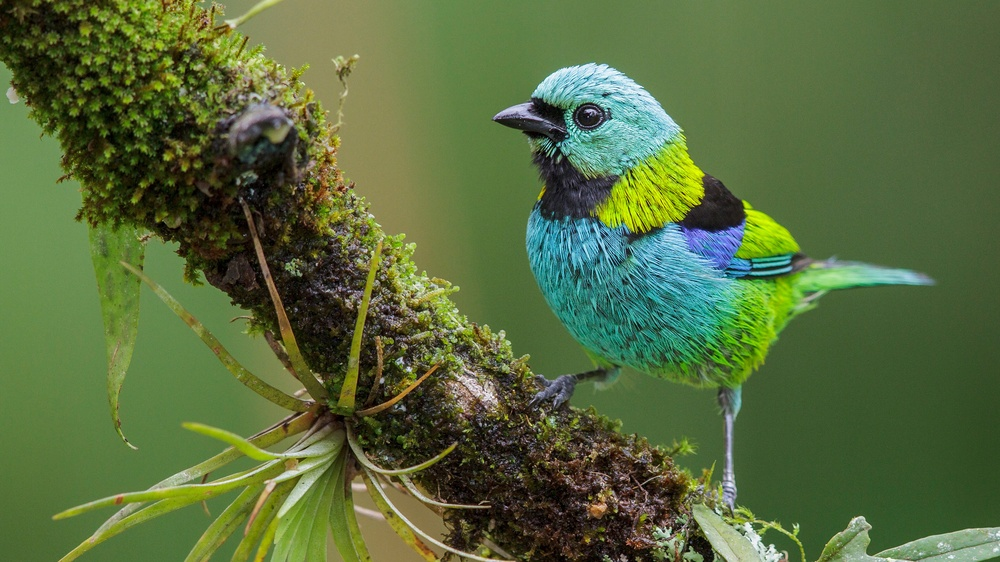
#> input picture bird.jpg, 1000 x 562 px, shrunk from 3840 x 2160 before the run
$ python validate.py --image bird.jpg
#> lines starting #> are read from the running program, lines starting #| are printed output that depends on the picture; long printed decimals are rounded
### blur_spatial.py
"""

Implements blur as explicit convolution with a kernel:
    g(x,y) = sum_{i,j} h(i,j) * f(x-i, y-j)

Two kernels are provided:
  - box_kernel(k):     uniform averaging filter, size k x k
  - gaussian_kernel(k, sigma): separable Gaussian filter, size k x k

Convolution is done two ways.
1: unoptimized - using convolution via a sliding-window of kernels:
  - manual_convolve2d()
2: optimized using OpenCV's function - runs much faster
  - cv2.filter2D()

HOW TO RUN
----------
python blur_spatial.py --image photo.jpg --kernel gaussian --size 15 --sigma 3
Outputs go to results/spatial_<kernel>_<size>.png
"""
import argparse, os
import cv2
import numpy as np


def box_kernel(k):
    return np.ones((k, k), dtype=np.float64) / (k * k)


def gaussian_kernel(k, sigma):
    ax = np.arange(k) - (k - 1) / 2.0
    xx, yy = np.meshgrid(ax, ax)
    kernel = np.exp(-(xx**2 + yy**2) / (2 * sigma**2))
    return kernel / kernel.sum()


# [16 lines left out: function manual_convolve2d, not called in this run]


def blur_image(img_bgr, kernel, fast=True):
    """Apply kernel to each channel. fast=True uses cv2.filter2D; fast=False uses the manual convolution function above."""
    channels = cv2.split(img_bgr.astype(np.float64)) # split the image as channels in the background
    out_channels = []
    for c in channels:
        if fast:
            # flip kernel to match true convolution, since filter2D does correlation by default
            out_channels.append(cv2.filter2D(c, -1, kernel[::-1, ::-1], borderType=cv2.BORDER_CONSTANT))
        else:
            out_channels.append(manual_convolve2d(c, kernel))
    return cv2.merge(out_channels)


# [17 lines that do not run on import are left out]

### blur_fourier.py
"""
Image blurring via the frequency-domain equivalent

A convolution in the spatial domain with kernel h is equivalent to
multiplication between the image's Fourier transform F and the kernel's Fourier transform H
followed by an inverse Fourier transform (just like how flipping the kernel yields a convolution vs a correlation)

    f(x,y) * h(x,y)   <-->   F(u,v) . H(u,v)


Steps implemented per channel:
  1. Zero-pad the kernel to the image size and place its center at (0,0)
     (via np.fft.ifftshift) so the Fast Fourier Transform (FFT) phase lines up with its spatial convolution.

  2. Do Fast Fourier Transforms on the image and the kernel, F = fft2(image), H = fft2(padded kernel)
  3. G = F * H            do element wise multiplication between the FFT of the img and the FFT of the kernel
  4. g = real(ifft2(G))   -> yields the blurred image by doing an Inverse FFT onto the FFT to convert it
                             back to the spatial domain from the frequency domain

HOW TO RUN
----------
python blur_fourier.py --image photo.jpg --kernel gaussian --size 15 --sigma 3
Outputs go to results/fourier_<kernel>_<size>.png and a magnitude-spectrum plot.
"""
import argparse, os
import cv2
import numpy as np
import matplotlib
matplotlib.use("Agg")
import matplotlib.pyplot as plt

from blur_spatial import box_kernel, gaussian_kernel


def pad_kernel_to_image(kernel, shape):
    """Place an odd-sized, centered kernel into a zero image of with the specified dimensions of `shape`
    with its center element wrapped to index (0,0) -- required for the FFT-multiplication
    result to align with the spatial convolution.

    Uses direct modular index placement rather than the np.fft.ifftshift function, because
    ifftshift's centering convention for even-length axes, where center = N//2,
    does not match true center placement for an odd-sized kernel, which
    silently shifts the result by one pixel on even-sized images."""
    H, W = shape
    kh, kw = kernel.shape
    cy, cx = kh // 2, kw // 2  # index of the center of the kernel --> kernel must have an odd size for this to be possible
    padded = np.zeros((H, W), dtype=np.float64)
    ii, jj = np.meshgrid(np.arange(kh), np.arange(kw), indexing="ij")
    dst_y = (ii - cy) % H
    dst_x = (jj - cx) % W
    padded[dst_y, dst_x] = kernel
    return padded


def blur_channel_fourier(channel, kernel):
    H, W = channel.shape
    F = np.fft.fft2(channel) # do FFT on the channel
    padded_kernel = pad_kernel_to_image(kernel, (H, W))
    Hf = np.fft.fft2(padded_kernel) # do FFT on the kernel
    G = F * Hf # do multiplication in the Fourier domain
    g = np.fft.ifft2(G) # return to the spatial domain via inverse FFT
    return np.real(g), F, Hf, G


def blur_image_fourier(img_bgr, kernel):
    channels = cv2.split(img_bgr.astype(np.float64))
    out_channels, spectra = [], []
    for c in channels:
        g, F, Hf, G = blur_channel_fourier(c, kernel)
        out_channels.append(g)
        spectra.append((F, Hf, G))
    return cv2.merge(out_channels), spectra


# [10 lines left out: function save_spectrum_plot, not called in this run]


# [17 lines that do not run on import are left out]

### validate.py
"""
validate.py -- Experimental validation: spatial convolution == Fourier multiplication
========================================================================================
CSc 8830 Computer Vision, Module 3

Runs the SAME kernel on the SAME image via both blur_spatial.blur_image (spatial
convolution) and blur_fourier.blur_image_fourier (FFT multiply), then reports how
close the two outputs are. They should match to floating-point precision aside from
boundary handling differences (spatial uses zero-padding at the border; Fourier
convolution is inherently circular/wrap-around) -- this boundary strip is the only
place you should see any real difference, which itself is evidence the theorem holds
in the interior of the image.

HOW TO RUN
----------
python validate.py --image photo.jpg --kernel gaussian --size 15 --sigma 3
Outputs: results/validation_<kernel>_<size>.png (side-by-side + diff heatmap)
         results/validation_<kernel>_<size>.json (MSE, max abs diff, PSNR)
"""
import argparse, json, os
import cv2
import numpy as np
import matplotlib
matplotlib.use("Agg")
import matplotlib.pyplot as plt

from blur_spatial import box_kernel, gaussian_kernel, blur_image
from blur_fourier import blur_image_fourier


def compare(img_bgr, kernel, border_crop=None):
    """border_crop: pixels to trim from each edge before comparing, to exclude
    the strip where zero-padding (spatial) vs. circular wrap (Fourier) differ."""
    spatial = blur_image(img_bgr, kernel, fast=True)
    fourier, _ = blur_image_fourier(img_bgr, kernel)

    if border_crop:
        b = border_crop
        spatial_c = spatial[b:-b, b:-b]
        fourier_c = fourier[b:-b, b:-b]
    else:
        spatial_c, fourier_c = spatial, fourier

    diff = spatial_c - fourier_c
    mse = float(np.mean(diff**2))
    max_abs = float(np.max(np.abs(diff)))
    psnr = float("inf") if mse == 0 else 20 * np.log10(255.0 / np.sqrt(mse))

    stats = {"mse": mse, "max_abs_diff": max_abs, "psnr_db": psnr,
             "border_cropped_px": border_crop or 0}
    return spatial, fourier, diff, stats


def save_report(img_bgr, spatial, fourier, diff, stats, out_path):
    def to_rgb(x):
        return cv2.cvtColor(np.clip(x, 0, 255).astype(np.uint8), cv2.COLOR_BGR2RGB)

    fig, ax = plt.subplots(1, 4, figsize=(16, 4.5))
    ax[0].imshow(to_rgb(img_bgr)); ax[0].set_title("original"); ax[0].axis("off")
    ax[1].imshow(to_rgb(spatial)); ax[1].set_title("spatial convolution"); ax[1].axis("off")
    ax[2].imshow(to_rgb(fourier)); ax[2].set_title("Fourier multiplication"); ax[2].axis("off")
    d = np.abs(diff).sum(axis=2) if diff.ndim == 3 else np.abs(diff)
    im = ax[3].imshow(d, cmap="hot")
    ax[3].set_title(f"|difference|\nMSE={stats['mse']:.2e}  PSNR={stats['psnr_db']:.1f} dB")
    ax[3].axis("off")
    fig.colorbar(im, ax=ax[3], fraction=0.046)
    fig.tight_layout()
    fig.savefig(out_path, dpi=150)
    plt.close(fig)


if __name__ == "__main__":
    ap = argparse.ArgumentParser()
    ap.add_argument("--image", required=True)
    ap.add_argument("--kernel", choices=["box", "gaussian"], default="gaussian")
    ap.add_argument("--size", type=int, default=15)
    ap.add_argument("--sigma", type=float, default=3.0)
    ap.add_argument("--border-crop", type=int, default=None,
                     help="pixels to trim from edges before comparing (default: kernel size)")
    ap.add_argument("--out", default="results")
    a = ap.parse_args()
    os.makedirs(a.out, exist_ok=True)

    img = cv2.imread(a.image)
#> img is the input picture: shape (562, 1000, 3); mean B, G, R 61.8, 107.8, 87.5
    kernel = box_kernel(a.size) if a.kernel == "box" else gaussian_kernel(a.size, a.sigma)
    crop = a.border_crop if a.border_crop is not None else a.size

    spatial, fourier, diff, stats = compare(img, kernel, border_crop=crop)
#> the loop in blur_image, `for c in channels:` made 3 passes
#> after the loop in blur_image, `for c in channels:`: out_channels = 3 items
#> in blur_image, `return cv2.merge(out_channels)`:
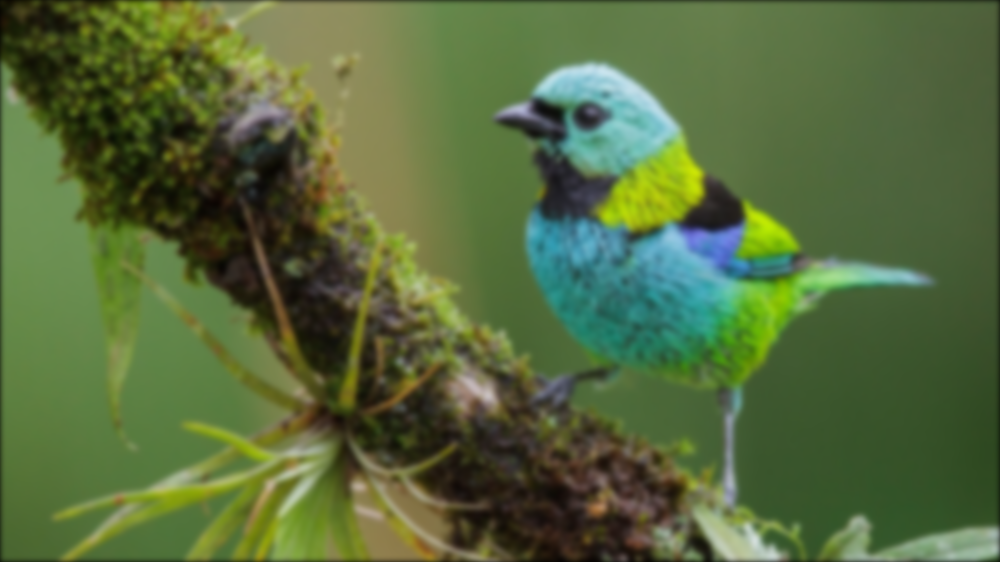
#> returned value: shape (562, 1000, 3) float64; mean of channels 0, 1, 2 61.4, 107, 86.9; drawn as B, G, R
#> the loop in blur_image_fourier, `for c in channels:` made 3 passes
#> pass 1, in blur_channel_fourier, `padded_kernel = pad_kernel_to_image(kernel, (H, W))`:
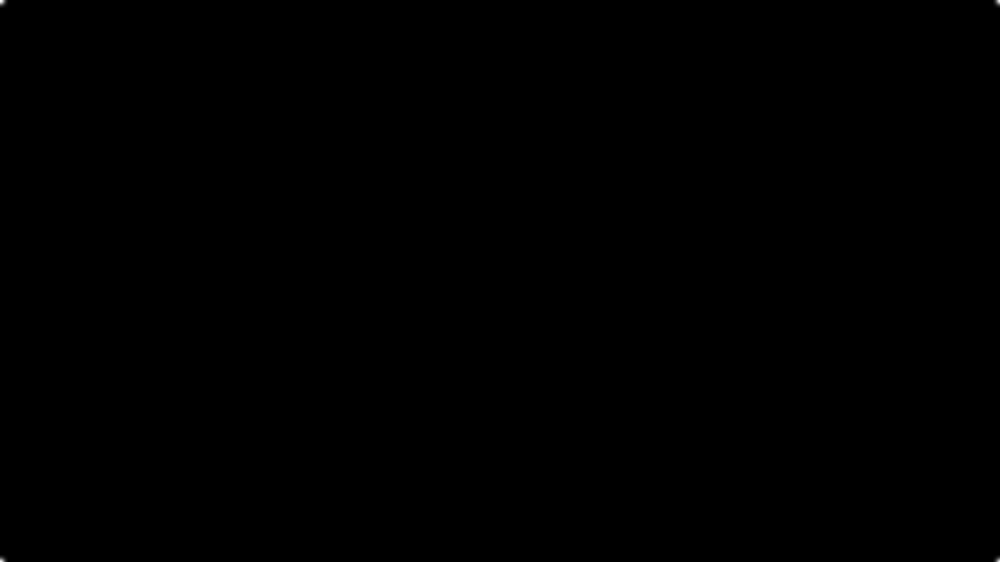
#> padded_kernel: shape (562, 1000) float64; min 0, max 0.0181, mean 1.78e-06; drawn with min black and max white
#> pass 1, in blur_image_fourier, `g, F, Hf, G = blur_channel_fourier(c, kernel)`:
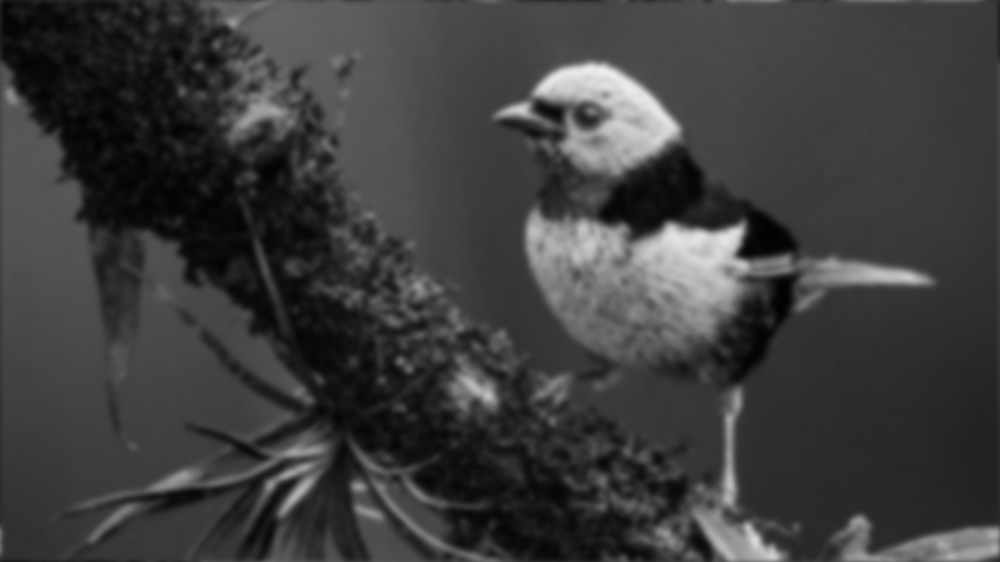
#> g: shape (562, 1000) float64; min 2.18, max 238.4, mean 61.8
#> pass 3, in blur_image_fourier, `g, F, Hf, G = blur_channel_fourier(c, kernel)`:
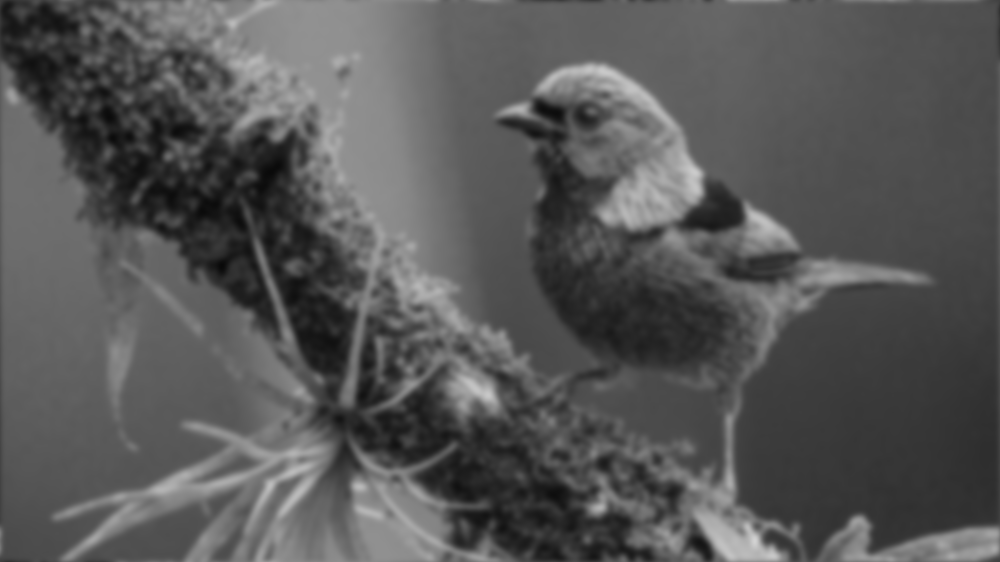
#> g: shape (562, 1000) float64; min 9.33, max 210.3, mean 87.5
#> in compare, `diff = spatial_c - fourier_c`:
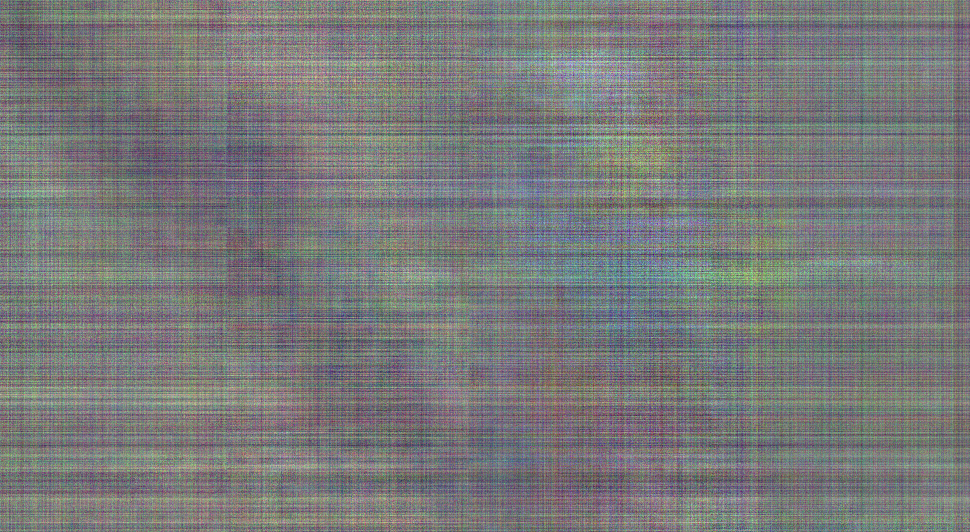
#> diff: shape (532, 970, 3) float64; mean B, G, R 1.8e-14, 1.74e-14, 1.59e-14; drawn with min black and max white
#> in compare, `mse = float(np.mean(diff**2))`: mse = 1.99e-27
#> in compare, `max_abs = float(np.max(np.abs(diff)))`: max_abs = 2.84e-13
#> in compare, `psnr = float("inf") if mse == 0 else 20 * np.log10(255.0 / np.sqrt(mse))`: psnr = 315.1
#> in compare, `stats = {"mse": mse, "max_abs_diff": max_abs, "psnr_db": psnr, "border..`: stats = {'mse': 1.99e-27, 'max_abs_diff': 2.84e-13, 'psnr_db': 315.1, 'border_cropped_px': 15}
    tag = f"{a.kernel}_{a.size}"
    save_report(img, spatial, fourier, diff, stats, os.path.join(a.out, f"validation_{tag}.png"))
#> in save_report, `d = np.abs(diff).sum(axis=2) if diff.ndim == 3 else np.abs(diff)`:
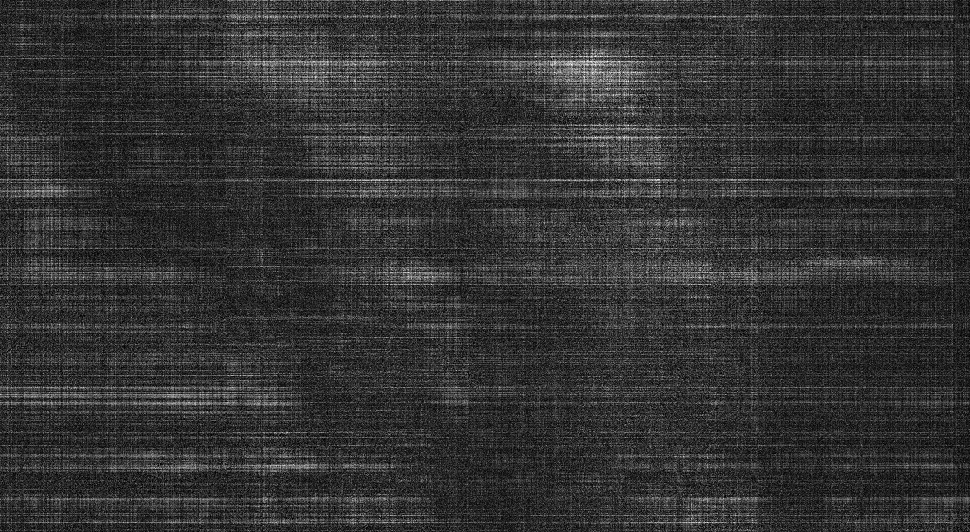
#> d: shape (532, 970) float64; min 0, max 5.12e-13, mean 1.04e-13; drawn with min black and max white
#> in save_report, `fig.savefig(out_path, dpi=150)`:
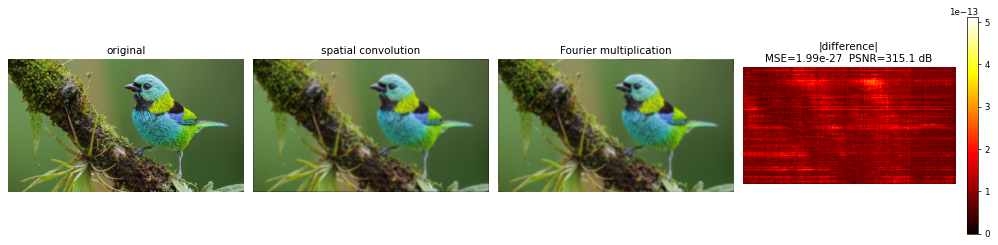
#> figure drawn by matplotlib, 5 panels
    with open(os.path.join(a.out, f"validation_{tag}.json"), "w") as fh:
        json.dump(stats, fh, indent=2)
    print(json.dumps(stats, indent=2))
#| {
#|   "mse": 1.991227950530845e-27,
#|   "max_abs_diff": 2.8421709430404007e-13,
#|   "psnr_db": 315.140,
#|   "border_cropped_px": 15
#| }
